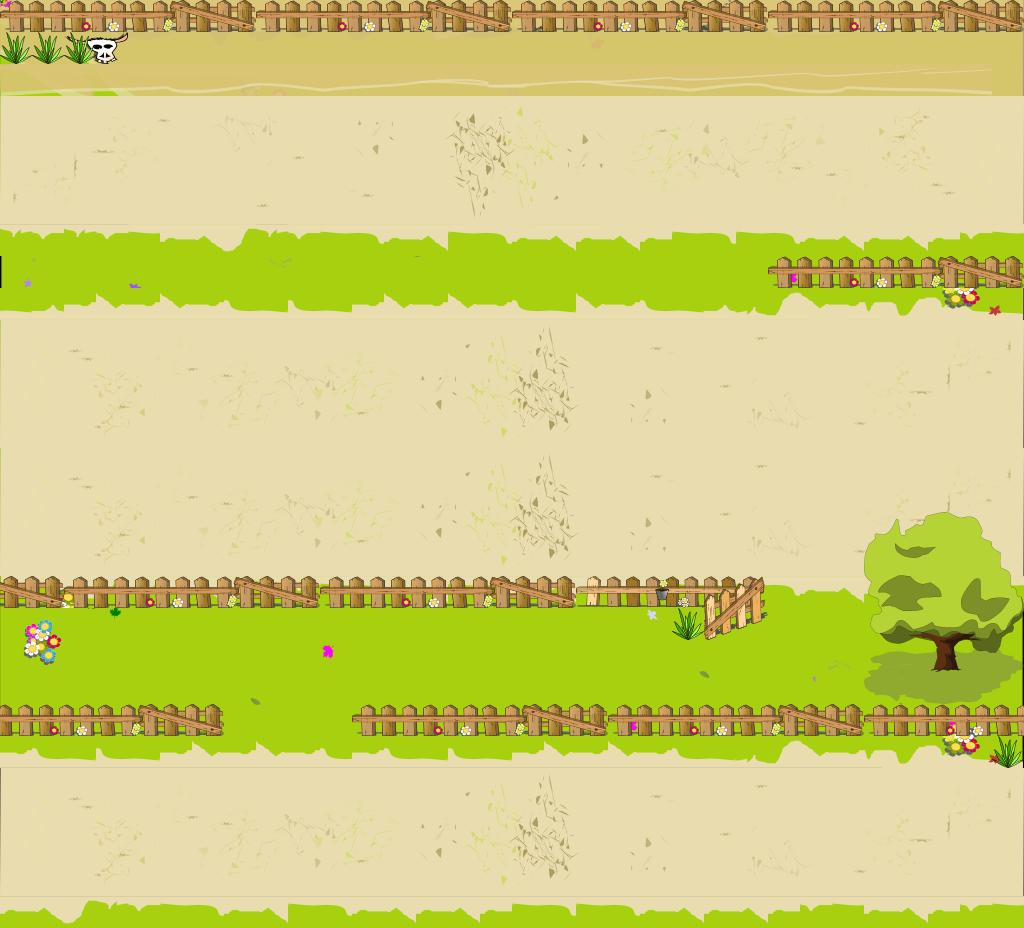

Rendered tile map (Tiled .tmx) drawn with the repository's tilesets; below, a short description and the map source with its tile grids summarised:
An orthogonal 32x29 tile map with 32x32 px tiles, 5 tile layers (terreno, margem, road, intermediaria, ...), 16 tilesets.

<map version="1.0" orientation="orthogonal" renderorder="right-down" width="32" height="29" tilewidth="32" tileheight="32" nextobjectid="1">
 <tileset firstgid="1" name="tree1" tilewidth="32" tileheight="32" tilecount="42">
  <image source="tree1.png" width="224" height="192" />
 </tileset>
 <tileset firstgid="43" name="tree1_sombra" tilewidth="32" tileheight="32" tilecount="16">
  <image source="tree1_sombra.png" width="256" height="64" />
 </tileset>
 <tileset firstgid="59" name="skull2" tilewidth="32" tileheight="32" tilecount="2">
  <image source="skull2.png" width="64" height="32" />
 </tileset>
 <tileset firstgid="61" name="terreno" tilewidth="32" tileheight="32" tilecount="768">
  <image source="terreno.png" width="1024" height="768" />
 </tileset>
 <tileset firstgid="829" name="tree2" tilewidth="32" tileheight="32" tilecount="25">
  <image source="tree2.png" width="160" height="160" />
 </tileset>
 <tileset firstgid="854" name="tree2_sombra" tilewidth="32" tileheight="32" tilecount="10">
  <image source="tree2_sombra.png" width="160" height="64" />
 </tileset>
 <tileset firstgid="864" name="estrada1BarroHoriz" tilewidth="32" tileheight="32" tilecount="128">
  <image source="estrada1BarroHoriz.png" width="1024" height="128" />
 </tileset>
 <tileset firstgid="992" name="terreno" tilewidth="32" tileheight="32" tilecount="768">
  <image source="terreno.png" width="1024" height="768" />
 </tileset>
 <tileset firstgid="1760" name="tree1" tilewidth="32" tileheight="32" tilecount="42">
  <image source="tree1.png" width="224" height="192" />
 </tileset>
 <tileset firstgid="1802" name="cerca_frente_fechada" tilewidth="32" tileheight="32" tilecount="8">
  <image source="cerca_frente_fechada.png" width="257" height="32" />
 </tileset>
 <tileset firstgid="1810" name="cerca_frente_aberta" tilewidth="32" tileheight="32" tilecount="12">
  <image source="cerca_frente_aberta.png" width="192" height="64" />
 </tileset>
 <tileset firstgid="1822" name="skull" tilewidth="32" tileheight="32" tilecount="6">
  <image source="skull.png" width="64" height="96" />
 </tileset>
 <tileset firstgid="1828" name="skull2" tilewidth="32" tileheight="32" tilecount="2">
  <image source="skull2.png" width="64" height="32" />
 </tileset>
 <tileset firstgid="1830" name="terreno" tilewidth="32" tileheight="32" tilecount="768">
  <image source="terreno.png" width="1024" height="768" />
 </tileset>
 <tileset firstgid="2598" name="grama2" tilewidth="32" tileheight="32" tilecount="1">
  <image source="grama2.png" width="32" height="32" />
 </tileset>
 <tileset firstgid="2599" name="margem1" tilewidth="32" tileheight="32" tilecount="31">
  <image source="margem1.png" width="1014" height="32" />
 </tileset>
 <layer name="terreno" width="32" height="29">
  <data>[928 cells, 763 non-empty, 721 distinct tile ids]</data>
 </layer>
 <layer name="margem" width="32" height="29">
  <data>[928 cells, 188 non-empty, 69 distinct tile ids]</data>
 </layer>
 <layer name="road" width="32" height="29">
  <data>[928 cells, 512 non-empty, 128 distinct tile ids]</data>
 </layer>
 <layer name="intermediaria" width="32" height="29">
  <data>[928 cells, 23 non-empty, 23 distinct tile ids]</data>
 </layer>
 <layer name="colisao" width="32" height="29">
  <data>[928 cells, 104 non-empty, 22 distinct tile ids]</data>
 </layer>
</map>
